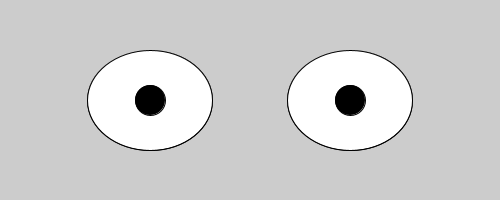
Frame 1 (no input)
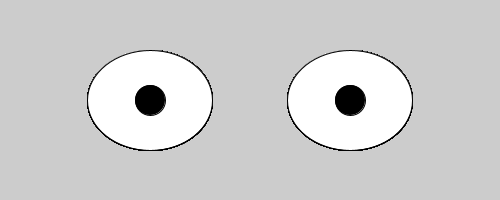
Frame 60 (the mouse pressed at the canvas centre just before this capture)
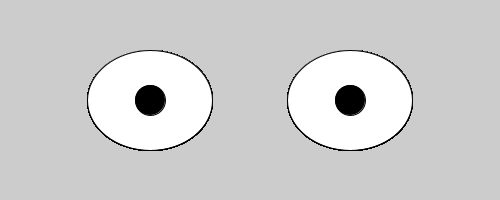
Frame 120 (the mouse held since frame 60 and released just before this capture)

The Processing sketch that drew these frames (run headless with seeded random() and noise(); from frame 60 on, the mouse is pressed at the canvas centre):

// Processing sketch: Googly_Eyes
// ── Googly_Eyes.pde


void setup(){
  size(500, 200);
   fill(255, 255, 255);
  ellipse(150, 100, 125, 100);
  ellipse(350, 100, 125, 100);
 
  

  
  
}

void draw(){
  int leftx = 150;
  int lefty = 100;
  int rightx = 350;
  int righty = 100;
  
  setup();
  fill(0, 0, 0);
  ellipse(leftx, lefty, 30, 30);
  ellipse(rightx , righty, 30, 30);
  
  if(mouseX < 185){
    leftx = mouseX;
    lefty = mouseY;
  }
  
  if(mouseX > 115){
   mouseX = 150;
  mouseY= 100; 
  }
  
  if(mouseY > 60){
    mouseX = 150;
    mouseY = 100;
  }
  
  if(mouseY < 140){
    mouseX = 150;
    mouseY = 100;
  }
  
  if(mouseX > 385){
   mouseX = 150; 
  }
  
  
  
  
}
